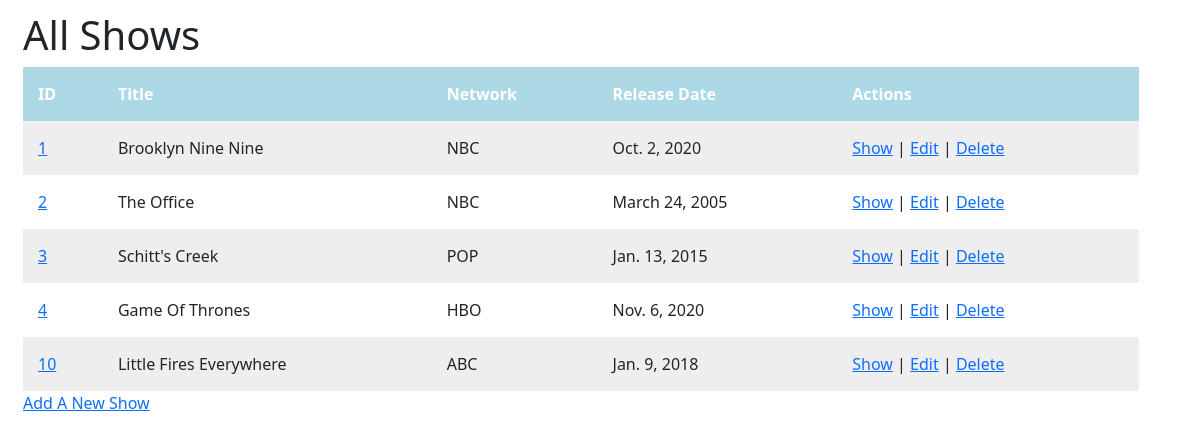
/shows, run on the app's committed database.
### semi_restful_tv_shows_app/models.py (models this page shows)
class Show(models.Model):
    title = models.CharField(max_length=100)
    network = models.CharField(max_length=100)
    release_date = models.DateField()
    description = models.TextField()
    created_at = models.DateTimeField(auto_now_add=True)
    updated_at = models.DateTimeField(auto_now=True)
    objects = ShowManager()

### semi_restful_tv_shows_app/views.py (the view)
# urls.py: path('shows', views.display_shows), # displays all shows (homepage/root route)
def display_shows(request):
  print('*'*80)
  print('This is coming from display shows function! ----')
  context = {
    'all_shows': Show.objects.all()
  }
  return render(request, 'all_shows.html', context)

### semi_restful_tv_shows_app/templates/all_shows.html (shortened to what this page needs)
<!DOCTYPE html>
<html>
  <head>
    <link href="https://cdn.jsdelivr.net/npm/bootstrap@5.0.0-beta1/dist/css/bootstrap.min.css" rel="stylesheet">
    {% load static %}
    <link rel="stylesheet" href="{% static 'css/style.css' %}">
  </head>
  <body>
    <div class="container">
      <h1>All Shows</h1>
      <table>
        <tr>
          <th>ID</th>
          <th>Title</th>
          <th>Network</th>
          <th>Release Date</th>
          <th>Actions</th>
        </tr>
        {% for show in all_shows %}
        <tr>
          <td><a href="/shows/{{show.id}}">{{show.id}}</a></td>
          <td>{{show.title}}</td>
          <td>{{show.network}}</td>
          <td>{{show.release_date}}</td>
          <td><a href="/shows/{{show.id}}">Show</a> | <a href="/shows/{{show.id}}/edit">Edit</a> | <a href="/shows/{{show.id}}/destroy">Delete</a></td>
        </tr>
        {% endfor %}
      </table>
      <a href="/shows/new">Add A New Show</a>
    </div>
  </body>
</html>

### semi_restful_tv_shows_app/static/css/style.css (style rules this page uses)
.container { margin: 11px; }
table { width:100%; }
th, td { padding: 15px; text-align: left; }
table tr:nth-child(even) { background-color: #eee; }
table tr:nth-child(odd) { background-color: #fff; }
table th { background-color: lightblue; color: white; }

### data on the page
Show: id "1", title "Brooklyn Nine Nine", network "NBC", release_date "Oct. 2, 2020"
Show: id "2", title "The Office", network "NBC", release_date "March 24, 2005"
Show: id "3", title "Schitt's Creek", network "POP", release_date "Jan. 13, 2015"
Show: id "4", title "Game Of Thrones", network "HBO", release_date "Nov. 6, 2020"
Show: id "10", title "Little Fires Everywhere", network "ABC", release_date "Jan. 9, 2018"
